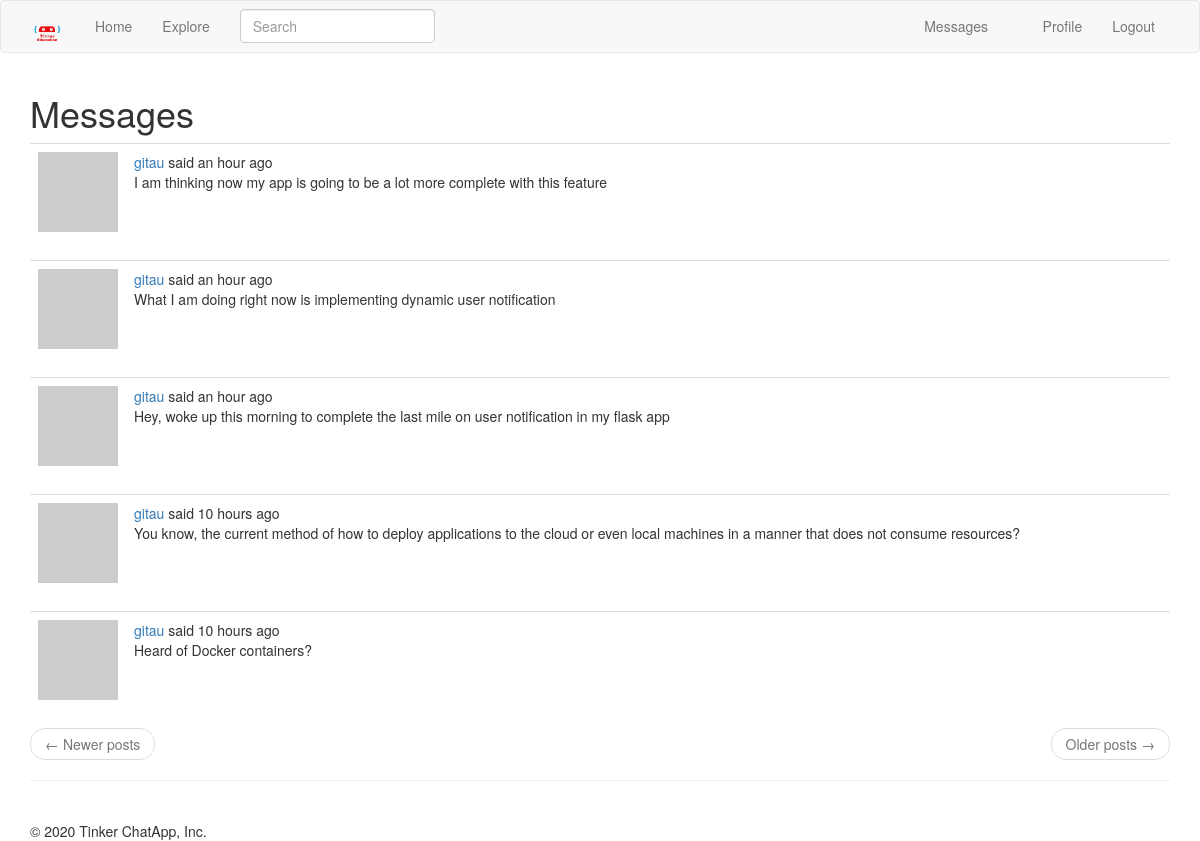
The page /main/messages (signed in) on the database its author committed.
### app/models.py (models this page shows, shortened)
class Message(db.Model):
    id = db.Column(db.Integer, primary_key=True)
    sender_id = db.Column(db.Integer, db.ForeignKey('user.id'))
    recipient_id = db.Column(db.Integer, db.ForeignKey('user.id'))
    body = db.Column(db.String(140))
    timestamp = db.Column(db.DateTime, index = True, default=datetime.utcnow)

### app/main/routes.py (the view)
@bp.route('/messages')
def messages():
    current_user.last_message_read_time = datetime.utcnow()
    db.session.commit()
    page = request.args.get('page', type = int)
    messages = current_user.messages_received.order_by(
        Message.timestamp.desc()
    ).paginate(
        page, current_app.config['POSTS_PER_PAGE'], False
    )
    next_url = url_for('main.messages', page = messages.next_num) \
        if messages.has_next else None
    prev_url = url_for('main.messages', page = messages.prev_num) \
        if messages.has_prev else None
    return render_template('main/messages.html', title = _('Private Messages'), messages=messages.items, next_url = next_url, prev_url = prev_url)

### app/main/forms.py
class SearchForm(FlaskForm):
    q = StringField(_('Search'), validators = [DataRequired()])
    def __init__(self, *args, **kwargs):
        if 'formdata' not in kwargs:
            kwargs['formdata'] = request.args
        if 'csrf_enabled' not in kwargs:
            kwargs['csrf_enabled'] = False
        super(SearchForm, self).__init__(*args, **kwargs)

### app/main/routes.py (called while the page is built)
@bp.before_app_request
def before_request():
    if current_user.is_authenticated:
        current_user.last_seen = datetime.utcnow()
        db.session.commit()
        g.search_form= SearchForm()
    g.locale = str(get_locale())

### app/models.py (called while the page is built)
@login.user_loader
def load_user(id):
    return User.query.get(int(id))

    @classmethod
    def before_commit(cls, session):
        session._changes = {
            'add': list(session.new),
            'update': list(session.dirty),
            'delete': list(session.deleted)
        }

    @classmethod
    def after_commit(cls, session):
        for obj in session._changes['add']:
            if isinstance(obj, SearchableMixin):
                add_to_index(obj.__tablename__, obj)
        for obj in session._changes['update']:
            if isinstance(obj, SearchableMixin):
                add_to_index(obj.__tablename__,obj)
        for obj in session._changes['delete']:
            if isinstance(obj, SearchableMixin):
                remove_from_index(obj.__tablename__, obj)
        session._changes = None

    def avatar(self, size):
        digest = md5(self.email.lower().encode('utf-8')).hexdigest()
        return 'https://www.gravatar.com/avatar/{}?d=identicon&s={}'.format(digest, size)

    def new_messages(self):
        last_read_time = self.last_message_read_time or datetime(1900, 1, 1)
        return Message.query.filter_by(recipient=self).filter(
            Message.timestamp > last_read_time
        ).count()

### app/templates/main/messages.html
{% extends '/main/base.html' %}
{% import 'bootstrap/wtf.html' as wtf %}
{% block app_content %}
    <h1> {{ _('Messages') }} </h1>
    {% for post in messages %}
        {% include 'main/_posts.html' %}
    {% endfor %}
    <nav aria-label="...">
        <ul class="pager">
            <li class="previous{% if not prev_url %} disabled{% endif %}">
                <a href="{{ prev_url or '#' }}">
                    <span aria-hidden="true">&larr;</span> {{ _('Newer posts') }}
                </a>
            </li>
            <li class="next{% if not next_url %} disabled{% endif %}">
                <a href="{{ next_url or '#' }}">
                    {{ _('Older posts') }} <span aria-hidden="true">&rarr;</span>
                </a>
            </li>
        </ul>
    </nav>
{% endblock %}

### app/templates/main/_posts.html (shortened to what this page needs)
<table class="table table-hover">
    <tr valign = 'top'>
        <td width="70px">
            <a href="{{ url_for('main.profile', username=post.author.username) }}">
                <img src="{{ post.author.avatar(36) }}" />
            </a>
        </td>
        <td>
            {{ _('%(username)s said %(when)s',
                username=user_link, when=moment(post.timestamp).fromNow()) }}
            <br>
            <span id="post{{ post.id }}">{{ post.body }}</span>
        </td>
    </tr>
</table>

### rows shown on the page
Message: body "I am thinking now my app is going to be a lot more complete with this feature"
Message: body "What I am doing right now is implementing dynamic user notification"
Message: body "Hey, woke up this morning to complete the last mile on user notification in my flask app"
Message: body "You know, the current method of how to deploy applications to the cloud or even local machines in a manner that does not consume resources?"
Message: body "Heard of Docker containers?"

### other values the page prints
{{ moment().format('YYYY') }} "2020"
